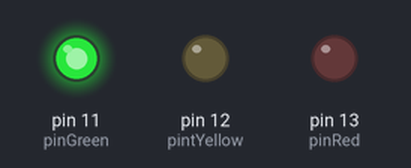
A sketch run on a simulated Arduino Uno, built with avr-gcc and run on an emulated ATmega328P. Parts: output pins drawn as LEDs (lit = HIGH).

Above: at 1.0 s.
At 3.0 s:
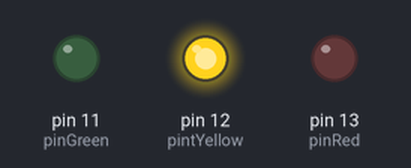
At 5.0 s:
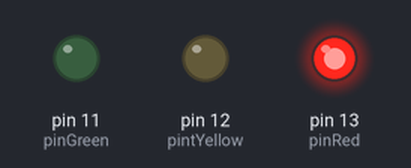
Timing chart, 0 to 7.8 s (numbered marks = the images above):
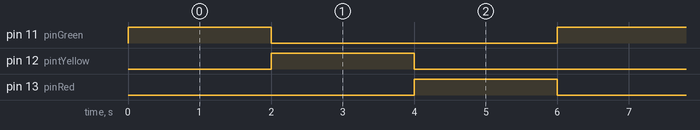

The sketch:

lab1.ino
```cpp
int pinRed = 13;
int pintYellow = 12;
int pinGreen = 11;

void setup() {
  // put your setup code here, to run once:
  pinMode(pinRed, OUTPUT);
  pinMode(pintYellow, OUTPUT);
  pinMode(pinGreen, OUTPUT);
}

void loop() {
  // put your main code here, to run repeatedly:
  digitalWrite(pinRed, 0);
  digitalWrite(pintYellow, 0);
  digitalWrite(pinGreen, 1);
  delay(2000);
  digitalWrite(pinRed, 0);
  digitalWrite(pintYellow, 1);
  digitalWrite(pinGreen, 0);
  delay(2000);
  digitalWrite(pinRed, 1);
  digitalWrite(pintYellow, 0);
  digitalWrite(pinGreen, 0);
  delay(2000);


}
```

Measured:
- by itself, pin 11 (pinGreen), pin 12 (pintYellow), pin 13 (pinRed): alternates HIGH for 2.0 s and LOW for 4.0 s
- by itself, everything shown: repeats every 6.0 s, in 3 steps
